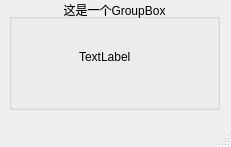
<?xml version="1.0" encoding="UTF-8"?>
<ui version="4.0">
 <class>MainWindow</class>
 <widget class="QMainWindow" name="MainWindow">
  <property name="geometry">
   <rect>
    <x>0</x>
    <y>0</y>
    <width>231</width>
    <height>147</height>
   </rect>
  </property>
  <property name="windowTitle">
   <string>GroupBox</string>
  </property>
  <widget class="QWidget" name="centralwidget">
   <widget class="QGroupBox" name="groupBox">
    <property name="geometry">
     <rect>
      <x>9</x>
      <y>-1</y>
      <width>211</width>
      <height>111</height>
     </rect>
    </property>
    <property name="title">
     <string>这是一个GroupBox</string>
    </property>
    <property name="alignment">
     <set>Qt::AlignCenter</set>
    </property>
    <widget class="QLabel" name="label">
     <property name="geometry">
      <rect>
       <x>70</x>
       <y>50</y>
       <width>111</width>
       <height>16</height>
      </rect>
     </property>
     <property name="text">
      <string>TextLabel</string>
     </property>
    </widget>
   </widget>
  </widget>
  <widget class="QMenuBar" name="menubar">
   <property name="geometry">
    <rect>
     <x>0</x>
     <y>0</y>
     <width>231</width>
     <height>21</height>
    </rect>
   </property>
  </widget>
  <widget class="QStatusBar" name="statusbar"/>
 </widget>
 <resources/>
 <connections/>
</ui>
